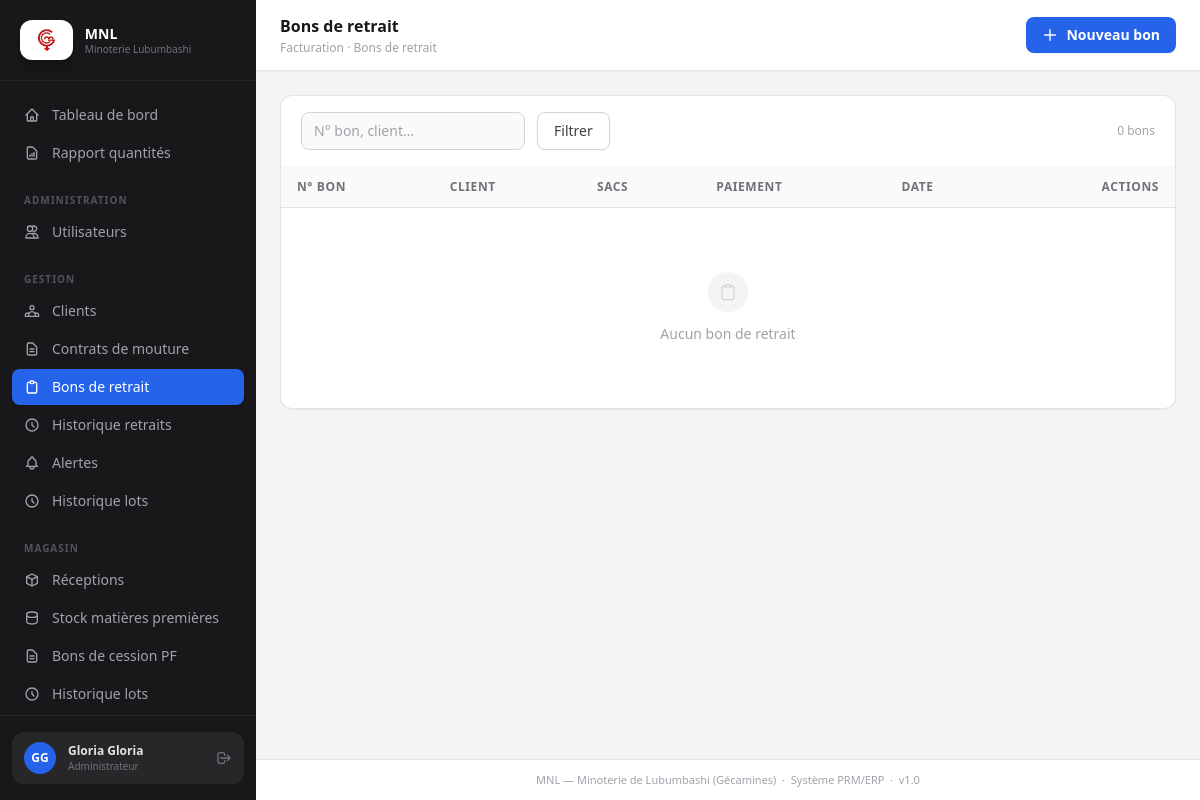
/facturation/bons/ (signed in), run on the app's committed database.
### accounts/models.py (models this page shows, shortened)
class Utilisateur(AbstractUser):
    ROLES = [
        ('ADMIN',       'Administrateur'),
        ('COMPTABLE',   'Comptable'),
        ('MAGASINIER',  'Magasinier'),
        ('LABORANTIN',  'Laborantin'),
        ('MEUNIER',     'Meunier'),
        ('CLIENT',      'Client'),
    ]
    username   = None
    email      = models.EmailField(unique=True)
    nom        = models.CharField(max_length=100)
    prenom     = models.CharField(max_length=100)
    telephone  = models.CharField(max_length=20, blank=True)
    role       = models.CharField(max_length=20, choices=ROLES)
    actif      = models.BooleanField(default=True)
    profil_client = models.OneToOneField(
        'clients.Client', on_delete=models.SET_NULL,
        null=True, blank=True, related_name='compte_utilisateur',
        help_text="Fiche client liée (rôle Client uniquement)",
    )
    USERNAME_FIELD  = 'email'
    REQUIRED_FIELDS = ['nom', 'prenom', 'role']
    objects = UtilisateurManager()
    class Meta:
        verbose_name = 'Utilisateur'
        verbose_name_plural = 'Utilisateurs'
        ordering = ['nom', 'prenom']

### facturation/views.py (the view)
# urls.py: path('bons/',                    views.ListeBonsRetraitView.as_view(),    name='bons_list'),
class ListeBonsRetraitView(LoginRequiredMixin, View):
    def get(self, request):
        qs = BonRetrait.objects.select_related('client', 'comptable', 'contrat').all()
        q = request.GET.get('q', '').strip()
        if q:
            qs = qs.filter(numero_bon__icontains=q) | qs.filter(client__nom__icontains=q)
        paginator = Paginator(qs, 20)
        page_obj = paginator.get_page(request.GET.get('page'))
        return render(request, 'facturation/bons/list.html', {'page_obj': page_obj})

### core/context_processors.py (called while the page is built)
def alertes(request):
    if not request.user.is_authenticated:
        return {'alerte_count': 0, 'client_notification_count': 0}
    if request.user.role == 'CLIENT' and request.user.profil_client_id:
        count = NotificationClient.objects.filter(
            client=request.user.profil_client, lu=False,
        ).count()
        return {'alerte_count': count, 'client_notification_count': count}
    count = Alerte.objects.filter(destinataire=request.user, lu=False).count()
    return {'alerte_count': count, 'client_notification_count': 0}

### templates/facturation/bons/list.html (shortened to what this page needs)
{% extends 'base.html' %}
{% block page_title %}Bons de retrait{% endblock %}
{% block breadcrumb %}<p class="text-xs text-zinc-400 mt-0.5">Facturation · Bons de retrait</p>{% endblock %}
{% block topbar_actions %}
{% if user.role in 'ADMIN,COMPTABLE' %}
<a href="{% url 'facturation:bon_create' %}" class="btn-primary">
  <svg class="w-4 h-4" fill="none" viewBox="0 0 24 24" stroke="currentColor" stroke-width="2"><path stroke-linecap="round" stroke-linejoin="round" d="M12 4v16m8-8H4"/></svg>
  Nouveau bon
</a>
{% endif %}
{% endblock %}
{% block content %}
<div class="card overflow-hidden">
  <div class="px-5 py-4 border-b border-zinc-100 flex flex-wrap items-center gap-3">
    <form method="get" class="flex gap-3 flex-1">
      <input type="text" name="q" value="{{ request.GET.q }}" placeholder="N° bon, client…"
        class="w-56 px-3 py-2 text-sm border border-zinc-300 rounded-lg bg-zinc-50 focus:outline-none focus:ring-2 focus:ring-blue-500 focus:bg-white transition-colors placeholder-zinc-400">
      <button type="submit" class="btn-secondary">Filtrer</button>
    </form>
    <span class="text-xs text-zinc-400">{{ page_obj.paginator.count }} bon{{ page_obj.paginator.count|pluralize }}</span>
  </div>
  <div class="overflow-x-auto">
    <table class="w-full">
      <thead class="bg-zinc-50 border-b border-zinc-200">
        <tr>
          <th class="table-th">N° Bon</th>
          <th class="table-th">Client</th>
          <th class="table-th">Sacs</th>
          <th class="table-th">Paiement</th>
          <th class="table-th">Date</th>
          <th class="table-th text-right">Actions</th>
        </tr>
      </thead>
      <tbody class="divide-y divide-zinc-100">
        {% for b in page_obj %}
        <tr class="hover:bg-zinc-50 transition-colors">
          <td class="table-td">
            <span class="font-mono text-xs font-semibold text-zinc-800 bg-zinc-100 px-2 py-0.5 rounded">{{ b.numero_bon }}</span>
          </td>
          <td class="table-td font-medium text-zinc-900">{{ b.client }}</td>
          <td class="table-td text-zinc-700 font-medium">{{ b.quantite_sacs }}</td>
          <td class="table-td">
            {% if b.facture_reglee %}
            <span class="inline-flex items-center gap-1.5 text-xs font-medium px-2 py-0.5 rounded-full bg-green-50 text-green-700">
              <span class="w-1.5 h-1.5 rounded-full bg-green-500"></span>
              Réglée
            </span>
            {% else %}
            <span class="inline-flex items-center gap-1.5 text-xs font-medium px-2 py-0.5 rounded-full bg-amber-50 text-amber-700">
              <span class="w-1.5 h-1.5 rounded-full bg-amber-500"></span>
              En attente
            </span>
            {% endif %}
          </td>
          <td class="table-td text-zinc-400">{{ b.date_retrait|date:"d/m/Y" }}</td>
          <td class="table-td text-right">
            <a href="{% url 'facturation:bon_detail' b.pk %}"
              class="inline-flex items-center gap-1 text-xs font-medium text-blue-600 hover:text-blue-800 transition-colors">
              Voir
              <svg class="w-3.5 h-3.5" fill="none" viewBox="0 0 24 24" stroke="currentColor" stroke-width="2">
                <path stroke-linecap="round" stroke-linejoin="round" d="M9 5l7 7-7 7"/>
              </svg>
            </a>
          </td>
        </tr>
        {% empty %}
        <tr>
          <td colspan="6" class="py-16 text-center">
            <div class="w-10 h-10 rounded-full bg-zinc-100 flex items-center justify-center mx-auto mb-3">
              <svg class="w-5 h-5 text-zinc-300" fill="none" viewBox="0 0 24 24" stroke="currentColor" stroke-width="1.5">
                <path stroke-linecap="round" stroke-linejoin="round" d="M9 5H7a2 2 0 00-2 2v12a2 2 0 002 2h10a2 2 0 002-2V7a2 2 0 00-2-2h-2M9 5a2 2 0 002 2h2a2 2 0 002-2M9 5a2 2 0 012-2h2a2 2 0 012 2"/>
              </svg>
            </div>
            <p class="text-sm text-zinc-400">Aucun bon de retrait</p>
          </td>
        </tr>
        {% endfor %}
      </tbody>
    </table>
  </div>
</div>
{% endblock %}

### templates/base.html (shortened to what this page needs)
<!DOCTYPE html>
<html lang="fr" class="h-full">
<head>
  {% load static %}
  <script src="https://cdn.tailwindcss.com"></script>
</head>
<body class="h-full flex bg-zinc-100">
<aside class="w-64 shrink-0 flex flex-col bg-zinc-900 h-screen sticky top-0">
  <div class="flex items-center gap-3 px-5 py-5 border-b border-zinc-800">
    <div class="h-10 px-2 rounded-xl bg-white flex items-center justify-center shrink-0 shadow-lg shadow-black/20">
      <img src="{% static 'images/logo-mnl.png' %}" alt="Logo MNL — Gécamines" class="h-7 w-auto object-contain">
    </div>
    <div>
      <p class="text-sm font-bold text-white leading-tight">MNL</p>
      <p class="text-[10px] text-zinc-500 leading-tight">Minoterie Lubumbashi</p>
    </div>
  </div>
  <nav class="flex-1 px-3 py-4 overflow-y-auto space-y-0.5">
    {% with path=request.path %}
    <a href="{% url 'core:dashboard' %}" class="nav-link {% if '/dashboard/' in path %}active{% endif %}">
      <svg class="w-4 h-4 shrink-0" fill="none" viewBox="0 0 24 24" stroke="currentColor" stroke-width="2">
        <path stroke-linecap="round" stroke-linejoin="round" d="M3 12l2-2m0 0l7-7 7 7M5 10v10a1 1 0 001 1h3m10-11l2 2m-2-2v10a1 1 0 01-1 1h-3m-6 0a1 1 0 001-1v-4a1 1 0 011-1h2a1 1 0 011 1v4a1 1 0 001 1m-6 0h6"/>
      </svg>
      Tableau de bord
    </a>
    {% if user.role in 'ADMIN,COMPTABLE' %}
    <a href="{% url 'core:rapport' %}" class="nav-link {% if '/rapport/' in path %}active{% endif %}">
      <svg class="w-4 h-4 shrink-0" fill="none" viewBox="0 0 24 24" stroke="currentColor" stroke-width="2">
        <path stroke-linecap="round" stroke-linejoin="round" d="M9 17v-2m3 2v-4m3 4v-6m2 10H7a2 2 0 01-2-2V5a2 2 0 012-2h5.586a1 1 0 01.707.293l5.414 5.414a1 1 0 01.293.707V19a2 2 0 01-2 2z"/>
      </svg>
      Rapport quantités
    </a>
    {% endif %}
    {% if user.role == 'ADMIN' %}
    <p class="nav-section">Administration</p>
    <a href="{% url 'accounts:users_list' %}" class="nav-link {% if '/accounts/users' in path %}active{% endif %}">
      <svg class="w-4 h-4 shrink-0" fill="none" viewBox="0 0 24 24" stroke="currentColor" stroke-width="2">
        <path stroke-linecap="round" stroke-linejoin="round" d="M12 4.354a4 4 0 110 5.292M15 21H3v-1a6 6 0 0112 0v1zm0 0h6v-1a6 6 0 00-9-5.197M13 7a4 4 0 11-8 0 4 4 0 018 0z"/>
      </svg>
      Utilisateurs
    </a>
    {% endif %}
    {% if user.role in 'ADMIN,COMPTABLE' %}
    <p class="nav-section">Gestion</p>
    <a href="{% url 'clients:list' %}" class="nav-link {% if '/clients/' in path %}active{% endif %}">
      Clients
    </a>
    <a href="{% url 'contrats:list' %}" class="nav-link {% if '/contrats/' in path %}active{% endif %}">
      <svg class="w-4 h-4 shrink-0" fill="none" viewBox="0 0 24 24" stroke="currentColor" stroke-width="2">
        <path stroke-linecap="round" stroke-linejoin="round" d="M9 12h6m-6 4h6m2 5H7a2 2 0 01-2-2V5a2 2 0 012-2h5.586a1 1 0 01.707.293l5.414 5.414a1 1 0 01.293.707V19a2 2 0 01-2 2z"/>
      </svg>
      Contrats de mouture
    </a>
    <a href="{% url 'facturation:bons_list' %}" class="nav-link {% if '/facturation/bons' in path %}active{% endif %}">
      <svg class="w-4 h-4 shrink-0" fill="none" viewBox="0 0 24 24" stroke="currentColor" stroke-width="2">
        <path stroke-linecap="round" stroke-linejoin="round" d="M9 5H7a2 2 0 00-2 2v12a2 2 0 002 2h10a2 2 0 002-2V7a2 2 0 00-2-2h-2M9 5a2 2 0 002 2h2a2 2 0 002-2M9 5a2 2 0 012-2h2a2 2 0 012 2"/>
      </svg>
      Bons de retrait
    </a>
    <a href="{% url 'facturation:mes_retraits' %}" class="nav-link {% if '/facturation/mes-retraits' in path %}active{% endif %}">
      <svg class="w-4 h-4 shrink-0" fill="none" viewBox="0 0 24 24" stroke="currentColor" stroke-width="2">
        <path stroke-linecap="round" stroke-linejoin="round" d="M12 8v4l3 3m6-3a9 9 0 11-18 0 9 9 0 0118 0z"/>
      </svg>
      Historique retraits
    </a>
    <a href="{% url 'facturation:alertes' %}" class="nav-link {% if '/facturation/alertes' in path %}active{% endif %}">
      Alertes
    </a>
    <a href="{% url 'production:lots_list' %}" class="nav-link {% if '/production/lots' in path %}active{% endif %}">
      <svg class="w-4 h-4 shrink-0" fill="none" viewBox="0 0 24 24" stroke="currentColor" stroke-width="2">
        <path stroke-linecap="round" stroke-linejoin="round" d="M12 8v4l3 3m6-3a9 9 0 11-18 0 9 9 0 0118 0z"/>
      </svg>
      Historique lots
    </a>
    {% endif %}
    {% if user.role in 'ADMIN,MAGASINIER' %}
    <p class="nav-section">Magasin</p>
    <a href="{% url 'magasin:receptions_list' %}" class="nav-link {% if '/magasin/receptions' in path %}active{% endif %}">
      <svg class="w-4 h-4 shrink-0" fill="none" viewBox="0 0 24 24" stroke="currentColor" stroke-width="2">
        <path stroke-linecap="round" stroke-linejoin="round" d="M20 7l-8-4-8 4m16 0l-8 4m8-4v10l-8 4m0-10L4 7m8 4v10M4 7v10l8 4"/>
      </svg>
      Réceptions
    </a>
    <a href="{% url 'magasin:stock' %}" class="nav-link {% if '/magasin/stock' in path %}active{% endif %}">
      <svg class="w-4 h-4 shrink-0" fill="none" viewBox="0 0 24 24" stroke="currentColor" stroke-width="2">
        <path stroke-linecap="round" stroke-linejoin="round" d="M4 7v10c0 2.21 3.582 4 8 4s8-1.79 8-4V7M4 7c0 2.21 3.582 4 8 4s8-1.79 8-4M4 7c0-2.21 3.582-4 8-4s8 1.79 8 4"/>
      </svg>
      Stock matières premières
    </a>
    <a href="{% url 'magasin:bons_cession_list' %}" class="nav-link {% if '/magasin/bons-cession' in path %}active{% endif %}">
      <svg class="w-4 h-4 shrink-0" fill="none" viewBox="0 0 24 24" stroke="currentColor" stroke-width="2">
        <path stroke-linecap="round" stroke-linejoin="round" d="M9 12h6m-6 4h6m2 5H7a2 2 0 01-2-2V5a2 2 0 012-2h5.586a1 1 0 01.707.293l5.414 5.414a1 1 0 01.293.707V19a2 2 0 01-2 2z"/>
      </svg>
      Bons de cession PF
    </a>
    <a href="{% url 'production:lots_list' %}" class="nav-link {% if '/production/lots' in path %}active{% endif %}">
      <svg class="w-4 h-4 shrink-0" fill="none" viewBox="0 0 24 24" stroke="currentColor" stroke-width="2">
        <path stroke-linecap="round" stroke-linejoin="round" d="M12 8v4l3 3m6-3a9 9 0 11-18 0 9 9 0 0118 0z"/>
      </svg>
      Historique lots
    </a>
    <a href="{% url 'facturation:alertes' %}" class="nav-link {% if '/facturation/alertes' in path %}active{% endif %}">
    </a>
    {% endif %}
    {% endwith %}
  </nav>
  <div class="px-3 py-4 border-t border-zinc-800">
    <div class="flex items-center gap-3 px-3 py-2.5 rounded-xl bg-zinc-800">
      <div class="w-8 h-8 rounded-full bg-blue-600 flex items-center justify-center shrink-0">
        <span class="text-xs font-bold text-white">{{ user.prenom.0|upper }}{{ user.nom.0|upper }}</span>
      </div>
      <div class="min-w-0 flex-1">
        <p class="text-xs font-semibold text-zinc-200 truncate">{{ user.prenom }} {{ user.nom }}</p>
        <p class="text-[10px] text-zinc-500 truncate">{{ user.get_role_display }}</p>
      </div>
      <a href="{% url 'accounts:logout' %}" title="Déconnexion" class="text-zinc-500 hover:text-red-400 transition-colors">
        <svg class="w-4 h-4" fill="none" viewBox="0 0 24 24" stroke="currentColor" stroke-width="2">
          <path stroke-linecap="round" stroke-linejoin="round" d="M17 16l4-4m0 0l-4-4m4 4H7m6 4v1a3 3 0 01-3 3H6a3 3 0 01-3-3V7a3 3 0 013-3h4a3 3 0 013 3v1"/>
        </svg>
      </a>
    </div>
  </div>
</aside>
<div class="flex-1 flex flex-col min-h-screen overflow-x-hidden">
  <header class="sticky top-0 z-10 bg-white border-b border-zinc-200 px-6 py-3.5 flex items-center justify-between shadow-sm">
    <div>
      <h1 class="text-base font-semibold text-zinc-900">{% block page_title %}{% endblock %}</h1>
      {% block breadcrumb %}{% endblock %}
    </div>
    <div class="flex items-center gap-2">
      {% block topbar_actions %}{% endblock %}
    </div>
  </header>
  <main class="flex-1 px-6 py-6">
    {% block content %}{% endblock %}
  </main>
  <footer class="px-6 py-3 border-t border-zinc-200 text-[11px] text-zinc-400 text-center bg-white">
    MNL — Minoterie de Lubumbashi (Gécamines) &nbsp;·&nbsp; Système PRM/ERP &nbsp;·&nbsp; v1.0
  </footer>
</div>
</body>
</html>

### data on the page
Utilisateur: prenom.0 "G", nom.0 "G", prenom "Gloria", nom "Gloria", role "Administrateur"

### other printed values
{{ page_obj.paginator.count }} "0"
